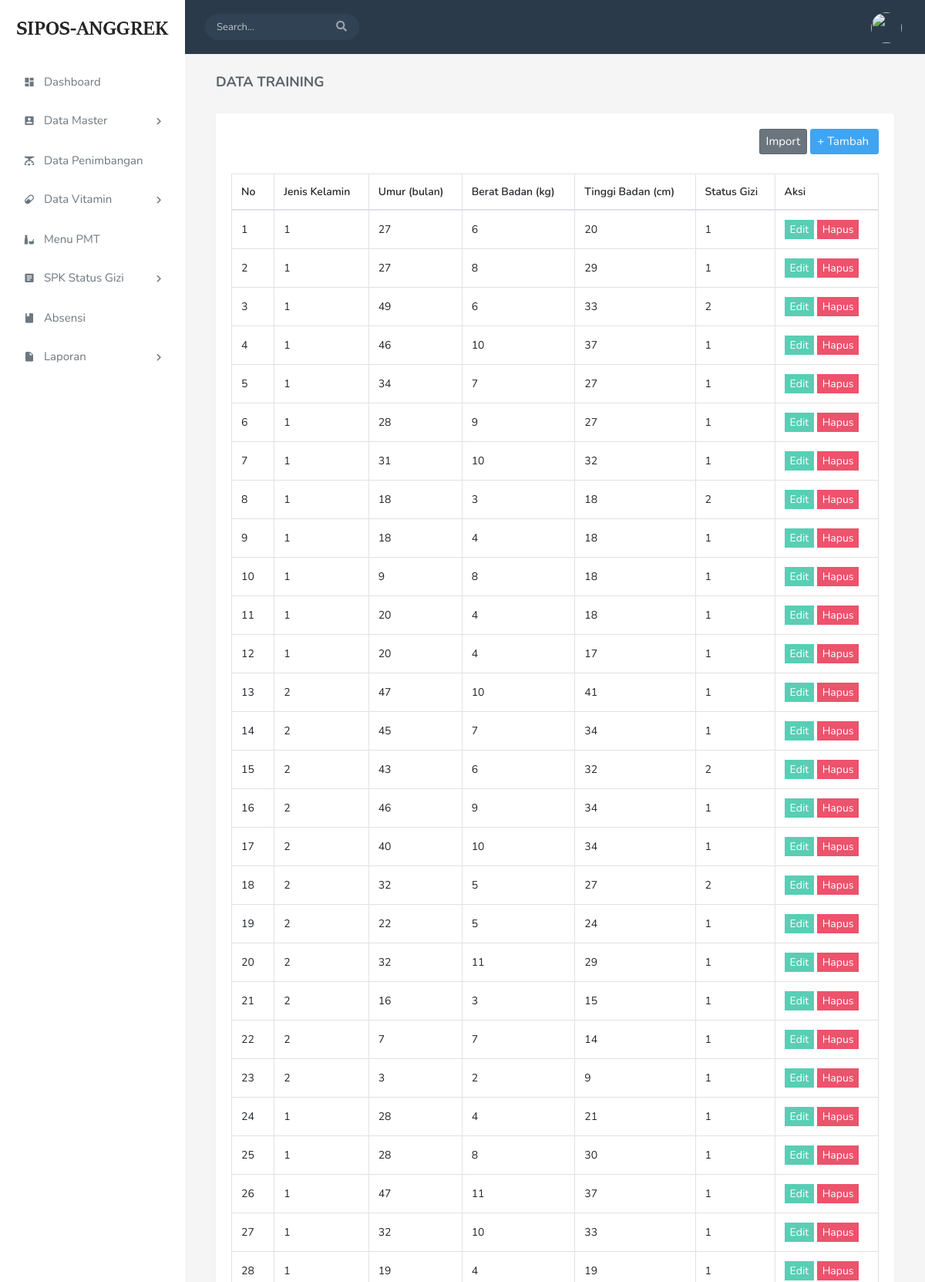
Screenshot of /index.php/dataset (upper part) with the database file from the repository.
### tables this page shows
CREATE TABLE `dataset` (
  `id_dataset` int(5) NOT NULL,
  `jenis_kelamin` tinyint(4) NOT NULL,
  `umur` tinyint(4) NOT NULL,
  `bb` tinyint(4) NOT NULL,
  `tb` tinyint(4) NOT NULL,
  `status_gizi` tinyint(4) NOT NULL
);

### application/controllers/Dataset.php (called while the page is built, shortened)
<?php
class Dataset extends CI_Controller{
	public function index(){
		$data['user'] = $this->Dataset_model->getAll()->result();
		$this->template->views('Admin2/pages-dataset', $data);
	}
}
?>

### index.php (called while the page is built, shortened)
<?php
require_once BASEPATH.'core/CodeIgniter.php';

### application/models/Dataset_model.php (called while the page is built, shortened)
<?php
class Dataset_model extends CI_Model{
	function getAll(){
		$this->db->select('*');
		$this->db->from('dataset');
		$query = $this->db->get();
		return $query;
	}
}
?>

### application/views/Admin2/pages-dataset.php (the view, shortened to what this page needs)
<form class="user" action="<?php echo base_url('Dataset/tambah_data');?>" method="post" enctype="multipart/form-data">
    <br>
 <div class="row">
                <div class="col-sm-12">
                    <div class="page-title-box">
                        <h4 class="page-title">Data Training</h4>
                    </div>
                </div>
            </div>
            <div class="row">
                <div class="col-12">
                    <div class="card m-b-30">
                        <div class="card-body">
                            <p>
                                 <a><input type="submit" class="btn btn-info btn-sm float-right ml-1" name="submit" value="+ Tambah "></a>
                                <a class="small" href="<?php echo base_url('Import/create')?>">
                                    <button type="button" class="btn btn-secondary btn-sm float-right">Import</button>
                                </a>
                            </p>
                            <br>
                            <br>
                                <table id="datatable" class="table table-bordered dt-responsive nowrap" style="border-collapse: collapse; border-spacing: 0; width: 100%;">
                                    <thead>
                                        <tr>
                                            <th>No</th>
                                            <th>Jenis Kelamin</th>
                                            <th>Umur (bulan)</th>
                                            <th>Berat Badan (kg)</th>
                                            <th>Tinggi Badan (cm)</th>
                                            <th>Status Gizi</th>
                                            <th>Aksi</th>
                                            </tr>
                                        </thead>
                                        <tbody>
                                            <?php
                                            $no = 1;
                                            foreach ($user as $baris) {
                                            ?>
                                                <tr>
                                            <td><?php echo $no++; ?></td>
                                            <td><?php echo $baris->jenis_kelamin; ?></td>
                                            <td><?php echo $baris->umur; ?></td>
                                            <td><?php echo $baris->bb; ?></td>
                                            <td><?php echo $baris->tb; ?></td>
                                            <td><?php echo $baris->status_gizi; ?></td>
                                            <td>
                                                <?php
                                                echo '<a href="'.base_url('Dataset/edit_data/'.$baris->id_dataset).'"><button type="button" class="btn-primary">Edit</button></a>';
                                                echo '<button type="button" class="btn-danger" data-toggle="modal" data-target="#deleteModal" data-id-dataset="' . $baris->id_dataset . '">Hapus</button>';
                                                ?></td>
                                            </tr>
                                            <?php
                                                }?>
                                    </tbody>
                                </table>
                            </div>
                        </div>
                    </div>
                </div>
            </div>
        </div>
    </div>
    </div>
    </div>
    </div>

### rows the page displays
dataset: jenis_kelamin "1", umur "27", bb "6", tb "20", status_gizi "1"
dataset: jenis_kelamin "1", umur "27", bb "8", tb "29", status_gizi "1"
dataset: jenis_kelamin "1", umur "49", bb "6", tb "33", status_gizi "2"
dataset: jenis_kelamin "1", umur "46", bb "10", tb "37", status_gizi "1"
dataset: jenis_kelamin "1", umur "34", bb "7", tb "27", status_gizi "1"
dataset: jenis_kelamin "1", umur "28", bb "9", tb "27", status_gizi "1"
dataset: jenis_kelamin "1", umur "31", bb "10", tb "32", status_gizi "1"
dataset: jenis_kelamin "1", umur "18", bb "3", tb "18", status_gizi "2"
dataset: jenis_kelamin "1", umur "18", bb "4", tb "18", status_gizi "1"
dataset: jenis_kelamin "1", umur "9", bb "8", tb "18", status_gizi "1"
dataset: jenis_kelamin "1", umur "20", bb "4", tb "18", status_gizi "1"
dataset: jenis_kelamin "1", umur "20", bb "4", tb "17", status_gizi "1"
dataset: jenis_kelamin "2", umur "47", bb "10", tb "41", status_gizi "1"
dataset: jenis_kelamin "2", umur "45", bb "7", tb "34", status_gizi "1"
dataset: jenis_kelamin "2", umur "43", bb "6", tb "32", status_gizi "2"
dataset: jenis_kelamin "2", umur "46", bb "9", tb "34", status_gizi "1"
dataset: jenis_kelamin "2", umur "40", bb "10", tb "34", status_gizi "1"
dataset: jenis_kelamin "2", umur "32", bb "5", tb "27", status_gizi "2"
dataset: jenis_kelamin "2", umur "22", bb "5", tb "24", status_gizi "1"
dataset: jenis_kelamin "2", umur "32", bb "11", tb "29", status_gizi "1"
dataset: jenis_kelamin "2", umur "16", bb "3", tb "15", status_gizi "1"
dataset: jenis_kelamin "2", umur "7", bb "7", tb "14", status_gizi "1"
dataset: jenis_kelamin "2", umur "3", bb "2", tb "9", status_gizi "1"
dataset: jenis_kelamin "1", umur "28", bb "4", tb "21", status_gizi "1"
dataset: jenis_kelamin "1", umur "28", bb "8", tb "30", status_gizi "1"
dataset: jenis_kelamin "1", umur "47", bb "11", tb "37", status_gizi "1"
dataset: jenis_kelamin "1", umur "32", bb "10", tb "33", status_gizi "1"
dataset: jenis_kelamin "1", umur "19", bb "4", tb "19", status_gizi "1"
